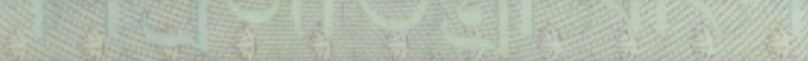
#> input picture data/styles/backgrounds/Screenshot 2023-12-15 143211.jpg, 808 x 61 px
$ python -i generate_data_new.py   (imports and definitions only)   (older library calls are emulated)
#> lines starting #> are read from the running program, lines starting #| are printed output that depends on the picture
# import packages
import cv2
import warnings
from tqdm import tqdm
from sklearn.metrics import roc_curve
import skimage
from skimage.filters import try_all_threshold, threshold_otsu
import matplotlib.pyplot as plt
import pandas as pd
import numpy as np
from scipy.spatial.distance import cosine, euclidean, cdist
import os
import requests
import sys
import random
import itertools
from typing import Tuple
from PIL import Image, ImageDraw, ImageFont
import glob

import warnings
# [1 line not run here, left out]

import random
import string

from random import randint
import string
from PIL import ImageOps, ImageChops, ImageFilter
from datetime import datetime, timedelta

from random import randint
import string
from PIL import ImageOps, ImageChops, ImageFilter
from datetime import datetime, timedelta
from collections import Counter

from tqdm import tqdm
from atpbar import atpbar
import os
import multiprocessing
from threading import Thread

DATA_VERSION = 4
BACKGROUNDS_PATH = "styles/backgrounds"
MRZs_PATH = "styles/mrzs.txt"
OUTPUT_PATH = f"Synthetic_Rec_En_V{DATA_VERSION}"
FONTS_PATH = "styles/fonts/en_fonts"
MAX_NUM_WORDS = 7
OCR_MODEL_INPUT_SHAPE = (640, 28)

OUTPUT_TRAIN_PATH = os.path.join(OUTPUT_PATH, "train")
OUTPUT_TEST_PATH = os.path.join(OUTPUT_PATH, "test")
# [2 lines not run here, left out]

NUMBER_IMAGES_TO_GENERATE = 50000
TRAIN_TEST_SPLIT_PERCENTAGE = 0.15
NUMBER_THREADS = 10

# [2 lines not run here, left out]

def random_string(length):
    return ''.join(random.choices(string.ascii_uppercase, k=length))

# [18 lines left out: function random_name, not called in this run]

def random_digits(length):
    return ''.join(random.choices(string.digits, k=length))

# [32 lines left out: functions maybe_pad, generate_mrz_td1, generate_mrz_td3, generate_mrz_list, not called in this run]

BACKGROUNDS = []
# [6 lines not run here, left out]
# download a list of words for use as background text
word_site = "https://www.mit.edu/~ecprice/wordlist.100000"
# [1 line that did not run here, left out]
# [1 line that did not run here, left out]

# list of font types to exclude
FONTS_LIST = []
FONTS_WEIGHTS = []
# [8 lines not run here, left out]

MRZs = []
# [4 lines not run here, left out]
PUNCTUATIONS = ['-', '<', '/', ',', "'", ':', '&', '.', '(', ')']

import math
# [41 lines left out: functions padImage, generate_random_date, not called in this run]

def get_pil_font(font_list, font_size=22):
    # Randomly select a font from a list of common fonts
    font_path = random.choices(FONTS_LIST, FONTS_WEIGHTS, k=1)[0]
    font = ImageFont.truetype(font_path, font_size)
    return font, font_path


# [6 lines left out: function add_background, not called in this run]


# Function to add light reflection
# Function to add random light reflection patches
def add_random_light_reflection(image, num_patches=20):
#> called with num_patches = 20
    image = np.array(image, dtype=np.uint8)
    image = cv2.cvtColor(image, cv2.COLOR_RGB2BGR)
#> image is the input picture: shape (61, 808, 3); mean B, G, R 171.7, 186.8, 177.8
    image = cv2.cvtColor(image, cv2.COLOR_BGR2RGB)
    height, width = image.shape[:2]
#> height = 61; width = 808
    mask = np.zeros((height, width, 3), dtype='float32')
    # Calculate base intensity factor based on the width of the image
    base_intensity = 0.5 * (1 / (width))  # Adjust the divisor as needed for your images
#> base_intensity = 0.000619
    for _ in range(num_patches):
        # Randomly determine the size and position of each reflection patch
        patch_width = int(random.uniform(0.25, 0.8) * width)
        patch_height = int(random.uniform(0.6, 1) * height)
        x_start = random.randint(0, width - patch_width)
        y_start = random.randint(0, height - patch_height)
        # Random intensity for the reflection
        intensity = random.uniform(0.1, base_intensity)
        # Create the reflection patch
        for i in range(patch_height):
            for j in range(patch_width):
                dist = ((i - patch_height / 2) ** 2 + (j - patch_width / 2) ** 2) ** 0.5
                max_dist = (patch_height ** 2 + patch_width ** 2) ** 0.5 / 2
                val = intensity * (1 - dist / max_dist)
                mask[y_start + i, x_start + j] += val
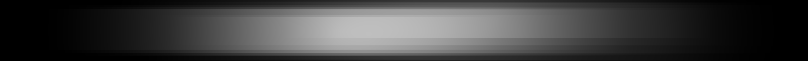
#> mask: shape (61, 808, 3) float32; min 0, max 0.749, mean 0.248
    # Clip mask values to be between 0 and 1
    mask = np.clip(mask, 0, 1)
    # Ensure the mask is the same type as the input image
    mask = (mask * 255).astype('uint8')
    # Apply the mask to the image
    reflected_image = cv2.addWeighted(image, 1, mask, 0.5, 0)
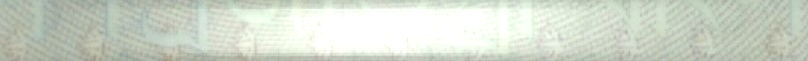
#> reflected_image: shape (61, 808, 3); mean R, G, B 207.9, 215.4, 202.4
    reflected_image = Image.fromarray(reflected_image).convert('RGB')
    return reflected_image

# [35 lines left out: functions apply_motion_blur, apply_bokeh_blur, getTwoLined, not called in this run]


def get_sample(
    max_num_words,
    fonts,
    add_reflection_effect=False,
    text=None,
    font_path=None,
    get_text_only=False,
    two_lined_samples=False,
    font_size=52
):
    isText = True
    toCase = str.upper
    if font_path is None:
        font, font_path = get_pil_font(fonts, font_size=font_size)
    else:
        font = ImageFont.truetype(font_path, font_size)

    if text is None:
        type_prob = random.uniform(0, 1)
        toCase = None
        isText = False
        if type_prob >= 0.5:
            # generate text
            num_words = list(range(1, max_num_words))
            num_words.extend([1, 1])
            num_words = random.choice(num_words)
            text = (random.randint(1, 2) * ' ').join(random.sample(WORDS, num_words))
            if two_lined_samples:
                text = getTwoLined(text)     # get two lines text, can also return single line

            toCase = random.choices(
                population=[str.upper, str.lower, str.capitalize, str.title],
                weights=[0.1, 0.2, 0.4, 0.4],
                #weights=[0.5,0.1,0.2,0.3]
                k=1
            )[0]
            text = toCase(text)
            # add random punctuations
            if random.uniform(0, 1) > 0.5:
                punct = random.choices(PUNCTUATIONS,weights=[1,1,5,5,5,1,1,1,1,1],k=1)[0]
                if punct not in ['<']:
                    si = random.choice([*[i for i, x in enumerate(text) if x == ' '], *[0, len(text) - 1]])
                    ps = random.choice([f' {punct}', f' {punct} ', f'{punct} '])
                    text = text[:si] + ps + text[si + 1:]

            # add specified chars to the words randomly
            if random.uniform(0, 1) > 0.7 and toCase == str.upper:
                for _ in range(3):
                    char = random.choice(['I', 'Q', 'O', '0', 'W', 'M', 'N', 'V', 'X', 'B', 'L', 'T', 'AA', '3', '8'])
                    si = random.choice([*[i for i, x in enumerate(text) if x == ' '], *[0, len(text) - 1]])
                    ps = random.choice([f' {char}', f'{char} '])
                    text = text[:si] + ps + text[si + 1:]
            isText = True

        elif type_prob > 0.2:
            # generate MRZs
            text = random.choice(MRZs)
        else:
            if random.random() > 0.4:
                text = generate_random_date()
            else:
                # generate number
                l = []
                for _ in range(random.randint(1, 15)):
                    if random.random() > 0.3:
                        letter = string.digits[random.randint(0, 9)]
                    else:
                        letter = random.choice([string.ascii_uppercase[random.randint(0, 25)], "-"])
                    l.append(letter)
                text = ''.join(l)

    if get_text_only:
        return ' '.join(text.split()), None

    textsize = font.getsize(text.split("\n")[0])
    char_freq = Counter(text)
    letter_spacing = 0
    # add random spacing
    if isText and toCase == str.upper:
        if random.random() > 0.4:
            letter_spacing = random.randint(1, 5)

    # get image size
    img_w, img_h = 0, 0
    for char in text.split("\n")[0]:
        char_width, char_height = font.getsize(char)
        img_w += char_width + letter_spacing
        img_h = max(char_height, img_h)

    offset_x, offset_y = int(random.uniform(0.01, 0.1)*img_w), int(random.uniform(0.2, 0.4)*img_h)
    size = (img_w + offset_x, img_h * (char_freq['\n'] + 1) + offset_y)

    img = add_background(size) if random.uniform(0, 1) > 0.2 else Image.new('L', size, color='white')
    draw = ImageDraw.Draw(img)

    # Initial x and y positions
    x, y = random.randint(0, offset_x) , random.randint(0, offset_y//3)
    init_x = x
    # Draw each character with custom horizontal spacing and, slight location change in y
    ofst_y__ = (img_h - char_height) / len(text)
    ofst_y__ = (random.choice([1, -1]) *  ofst_y__)
    for char in text:
        if char == "\n":
            y += char_height
            x = init_x
            continue

        char_width, char_height = draw.textsize(char, font=font)
        draw.text((x, y), char, fill="black", font=font, align="center")
        x += char_width + letter_spacing
        y += ofst_y__


    # apply blur
    if random.random() > 0.5:
        _, font_name = os.path.split(font_path)
        if font_name in [
            "Angsana New Bold.ttf", "TravelingTypewriter.ttf"
        ]:
            img = img.filter(ImageFilter.GaussianBlur(1))
        else:
            img = img.filter(ImageFilter.GaussianBlur(2))

    isUpper = toCase == str.upper
    if random.random() > 0.6 and isUpper:
        blur_intensity = random.uniform(0.3, 1)
        img = img.filter(ImageFilter.GaussianBlur(blur_intensity))

#     apply motion blur
    isBlur = 1
    islowerCaseBlurred = False
    if random.random() > 0.6:
        img = Image.fromarray(apply_motion_blur(
            np.array(img, dtype=np.uint8),
            kernel_size=random.randint(3, 12),
            orientation=random.randint(1, 2)
        ))
        isBlur = 2
        if not isUpper:
            islowerCaseBlurred = True

    if random.random() > (0.4 * isBlur) and (not isUpper and not islowerCaseBlurred):
        img = Image.fromarray(apply_bokeh_blur(
            np.array(img, dtype=np.uint8),
            kernel_size=random.randint(3, 10),
            radius=int(random.uniform(0.01, 0.8) * img_w)
        ))


# [11 lines of commented-out code are left out]
    new_size = None
    if random.random() > 0.6:
        resize_factor = random.uniform(0.7, 1)
        w, h = img.size
        new_size = (int(w * resize_factor), int(h * resize_factor))
    else:
        if add_reflection_effect:
            # add glare effect
            if len(text.split()) < 6:
                img = add_random_light_reflection(img, num_patches=10)

    # stretching both sides
    if random.random() > 0.6:
        w, h = new_size if new_size is not None else img.size
        if random.random() > 0.5:
            new_h = h + int(h * random.uniform(0.1, 0.3))
        else:
            new_h = h - int(h * random.uniform(0.05, 0.2))
        img = img.resize((w, new_h))
    else:
        if new_size is not None:
            img = img.resize(new_size)


    # resize to model size
    w, h = img.size
    resized_w = int(w * OCR_MODEL_INPUT_SHAPE[1] / h)
    img = img.resize((resized_w, OCR_MODEL_INPUT_SHAPE[1]))

    # remove the extra spaces if any
    text = ' '.join(text.split())

    # add some opacity
    if random.random() > 0.5:
        img.putalpha(random.randint(150, 210))
    return text, img


# [3 lines that did not run here, left out]

# [23 lines left out: function generate__, not called in this run]


# [49 lines not run here, left out]

>>> import cv2
>>> picture = cv2.cvtColor(cv2.imread('styles/backgrounds/Screenshot 2023-12-15 143211.jpg'), cv2.COLOR_BGR2RGB)
>>> result = add_random_light_reflection(picture)
